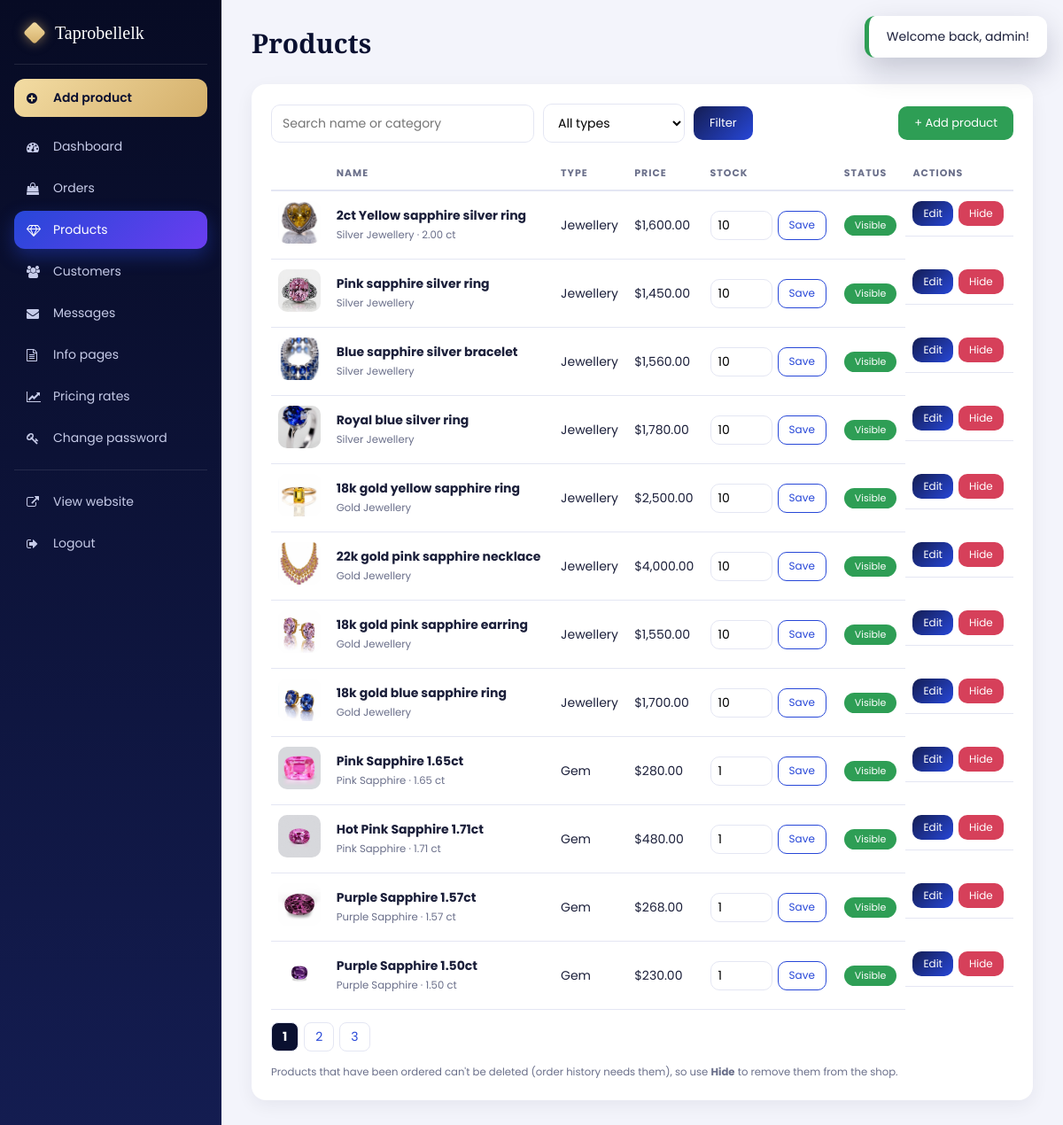
/admin/products.php (signed in), run on the app's committed database.
### tables this page shows
CREATE TABLE products (
  id INT AUTO_INCREMENT PRIMARY KEY,
  kind ENUM('gem','jewellery') NOT NULL,
  category VARCHAR(60) NOT NULL,
  name VARCHAR(150) NOT NULL,
  carat DECIMAL(5,2) NULL,
  price DECIMAL(10,2) NOT NULL,             
  image VARCHAR(200) NOT NULL,
  gallery TEXT NULL,                        
  description TEXT NULL,
  stock INT NOT NULL DEFAULT 1,
  jewellery_type VARCHAR(20) NULL,
  metal_code VARCHAR(20) NULL,
  is_active TINYINT(1) NOT NULL DEFAULT 1,
  created_at TIMESTAMP DEFAULT CURRENT_TIMESTAMP,
  INDEX (kind), INDEX (category)
);

### includes/functions.php (called while the page is built, shortened)
<?php
function e($s): string { return htmlspecialchars((string)$s, ENT_QUOTES, 'UTF-8'); }
function money($n): string { return '$' . number_format((float)$n, 2); }
function url(string $path = ''): string { return BASE_URL . '/' . ltrim($path, '/'); }
function img(string $file): string { return url('Images/' . rawurlencode($file)); }

### admin/products.php (the view, shortened to what this page needs)
<?php
require __DIR__ . '/_layout.php';
$pdo = db();
$q = trim($_GET['q'] ?? ''); $kind = $_GET['kind'] ?? ''; $page = max(1, (int)($_GET['page'] ?? 1)); $per = 12;
$where = ['1=1']; $par = [];
$w = implode(' AND ', $where);
$st = $pdo->prepare("SELECT COUNT(*) FROM products WHERE $w"); $st->execute($par); $total = (int)$st->fetchColumn();
$st = $pdo->prepare("SELECT * FROM products WHERE $w ORDER BY id DESC LIMIT $per OFFSET " . (($page - 1) * $per)); $st->execute($par);
$rows = $st->fetchAll();
?>
<div class="panel">
    <form class="filters" method="get">
        <input type="text" name="q" placeholder="Search name or category" value="<?= e($q) ?>">
        <select name="kind"><option value="">All types</option></select>
        <button class="btn" type="submit">Filter</button>
        <a class="btn ok" style="margin-left:auto" href="<?= url('admin/product_edit.php') ?>">+ Add product</a>
    </form>
    <table>
        <tr><th></th><th>Name</th><th>Type</th><th>Price</th><th>Stock</th><th>Status</th><th>Actions</th></tr>
        <?php foreach ($rows as $p): ?>
        <tr>
            <td><img class="thumb" src="<?= e(img($p['image'])) ?>" alt=""></td>
            <td><b><?= e($p['name']) ?></b><br><small class="muted"><?= e($p['category']) ?><?= $p['carat'] ? ' · ' . e($p['carat']) . ' ct' : '' ?></small></td>
            <td><?= e(ucfirst($p['kind'])) ?></td>
            <td><?= money($p['price']) ?></td>
            <td>
                <form method="post" class="actions"><?= csrf_field() ?><input type="hidden" name="action" value="stock"><input type="hidden" name="id" value="<?= (int)$p['id'] ?>">
                    <input class="n" style="width:70px;padding:5px 8px" type="number" min="0" name="stock" value="<?= (int)$p['stock'] ?>"><button class="btn sm ghost">Save</button></form>
            </td>
            <td><span class="badge <?= $p['is_active'] ? 'active' : 'archived' ?>"><?= $p['is_active'] ? 'Visible' : 'Hidden' ?></span></td>
            <td class="actions">
                <a class="btn sm" href="<?= url('admin/product_edit.php?id=' . (int)$p['id']) ?>">Edit</a>
                <form method="post"><?= csrf_field() ?><input type="hidden" name="action" value="toggle"><input type="hidden" name="id" value="<?= (int)$p['id'] ?>">
                    <button class="btn sm <?= $p['is_active'] ? 'danger' : 'ok' ?>" onclick="return confirm('<?= $p['is_active'] ? 'Hide this product from the shop?' : 'Show this product in the shop?' ?>')"><?= $p['is_active'] ? 'Hide' : 'Show' ?></button></form>
            </td>
        </tr>
        <?php endforeach; if (!$rows) echo '<tr><td colspan="7" class="muted">No products found.</td></tr>'; ?>
    </table>
    <?= pager($total, $per, $page, url('admin/products.php') . '?' . http_build_query(array_filter(['q' => $q, 'kind' => $kind]))) ?>
    <p class="muted" style="margin-top:12px"><small>Products that have been ordered can't be deleted (order history needs them), so use <b>Hide</b> to remove them from the shop.</small></p>
</div>

### assets/admin.css (style rules this page uses)
:root { --navy:#0a1030;--navy2:#141d52;--sapphire:#2747d8;--violet:#6a3df0;--gold:#d4af6a;--gold2:#f3dca3;--rose:#ff6b8a;--bg:#f3f4fb;--ink:#1b1f3a;--muted:#6a6f8a;--line:#e4e6f3;--ok:#2e9e55;--warn:#e0a100;--bad:#d6405a }
* { box-sizing:border-box;margin:0;padding:0 }
body { font-family:'Poppins',sans-serif;background:var(--bg);color:var(--ink);font-size:14px }
a { color:var(--sapphire);text-decoration:none }
.panel { background:#fff;border-radius:16px;padding:22px;box-shadow:0 6px 20px rgba(10,16,48,.06);margin-bottom:24px;overflow-x:auto }
table { width:100%;border-collapse:collapse }
th { text-align:left;font-size:11px;letter-spacing:1px;text-transform:uppercase;color:var(--muted);padding:10px 8px;border-bottom:2px solid var(--line);white-space:nowrap }
td { padding:11px 8px;border-bottom:1px solid var(--line);vertical-align:middle }
td img.thumb { width:48px;height:48px;object-fit:cover;border-radius:10px }
.badge { display:inline-block;padding:3px 12px;border-radius:20px;font-size:11px;color:#fff;background:#999;text-transform:capitalize }
.badge.paid,.badge.shipped,.badge.active { background:var(--ok) }
.btn { display:inline-block;background:linear-gradient(135deg,var(--navy2),var(--sapphire));color:#fff;border:none;border-radius:10px;padding:9px 18px;font-family:inherit;font-size:13px;cursor:pointer;text-decoration:none;transition:.3s }
.btn.sm { padding:5px 12px;font-size:12px }
.btn.ghost { background:#fff;color:var(--sapphire);border:1px solid var(--sapphire) }
.btn.danger { background:var(--bad) }
.btn.ok { background:var(--ok) }
.actions { display:flex;gap:6px;flex-wrap:wrap }
.actions form { display:inline }
input,select,textarea { font-family:inherit;font-size:14px;padding:10px 12px;border:1.5px solid var(--line);border-radius:10px;width:100%;background:#fff;transition:.25s }
.filters { display:flex;gap:10px;flex-wrap:wrap;margin-bottom:16px;align-items:center }
.filters input,.filters select { width:auto;min-width:160px }
td input.n { width:110px;padding:6px 8px }
.muted { color:var(--muted) }

### data on the page
products: image (picture), name "2ct Yellow sapphire silver ring", category "Silver Jewellery", carat "2.00", kind "Jewellery", price "$1,600.00", stock "10", is_active "Visible"
products: image (picture), name "Pink sapphire silver ring", category "Silver Jewellery", kind "Jewellery", price "$1,450.00", stock "10", is_active "Visible"
products: image (picture), name "Blue sapphire silver bracelet", category "Silver Jewellery", kind "Jewellery", price "$1,560.00", stock "10", is_active "Visible"
products: image (picture), name "Royal blue silver ring", category "Silver Jewellery", kind "Jewellery", price "$1,780.00", stock "10", is_active "Visible"
products: image (picture), name "18k gold yellow sapphire ring", category "Gold Jewellery", kind "Jewellery", price "$2,500.00", stock "10", is_active "Visible"
products: image (picture), name "22k gold pink sapphire necklace", category "Gold Jewellery", kind "Jewellery", price "$4,000.00", stock "10", is_active "Visible"
products: image (picture), name "18k gold pink sapphire earring", category "Gold Jewellery", kind "Jewellery", price "$1,550.00", stock "10", is_active "Visible"
products: image (picture), name "18k gold blue sapphire ring", category "Gold Jewellery", kind "Jewellery", price "$1,700.00", stock "10", is_active "Visible"
products: image (picture), name "Pink Sapphire 1.65ct", category "Pink Sapphire", carat "1.65", kind "Gem", price "$280.00", stock "1", is_active "Visible"
products: image (picture), name "Hot Pink Sapphire 1.71ct", category "Pink Sapphire", carat "1.71", kind "Gem", price "$480.00", stock "1", is_active "Visible"
products: image (picture), name "Purple Sapphire 1.57ct", category "Purple Sapphire", carat "1.57", kind "Gem", price "$268.00", stock "1", is_active "Visible"
products: image (picture), name "Purple Sapphire 1.50ct", category "Purple Sapphire", carat "1.50", kind "Gem", price "$230.00", stock "1", is_active "Visible"

### other printed values
$label "Dashboard"
$label "Orders"
$label "Products"
$label "Customers"
$label "Messages"
$label "Info pages"
$label "Pricing rates"
$label "Change password"
$title "Products"
$m "Welcome back, admin!"
